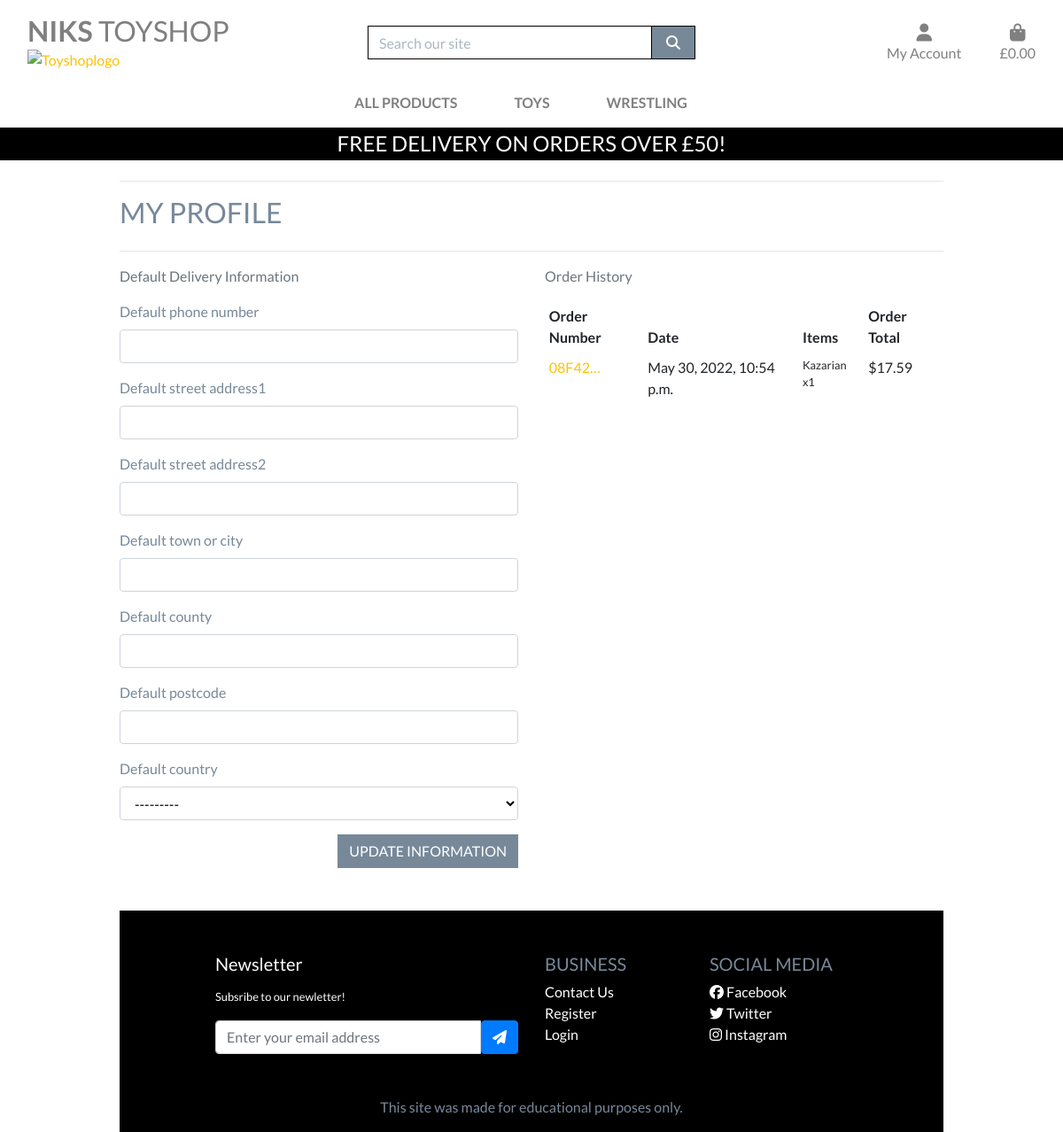
Page /profile/ (signed in) on the committed database.
### profiles/models.py (models this page shows, shortened)
class UserProfile(models.Model):
    user = models.OneToOneField(User, on_delete=models.CASCADE)
    default_phone_number = models.CharField(max_length=20, null=True, blank=True)
    default_street_address1 = models.CharField(max_length=80, null=True, blank=True)
    default_street_address2 = models.CharField(max_length=80, null=True, blank=True)
    default_town_or_city = models.CharField(max_length=40, null=True, blank=True)
    default_county = models.CharField(max_length=80, null=True, blank=True)
    default_postcode = models.CharField(max_length=20, null=True, blank=True)
    default_country = CountryField(blank_label='Country', null=True, blank=True)

### checkout/models.py (models this page shows, shortened)
class Order(models.Model):
    user = models.ForeignKey(UserProfile, on_delete=models.CASCADE)
    order_number = models.CharField(max_length=32, null=False, editable=False)
    full_name = models.CharField(max_length=50, null=False, blank=False)
    email = models.EmailField(max_length=254, null=False, blank=False)
    phone_number = models.CharField(max_length=20, null=False, blank=False)
    country = CountryField(blank_label='Country *', null=False, blank=False)
    postcode = models.CharField(max_length=20, null=True, blank=True)
    town_or_city = models.CharField(max_length=40, null=False, blank=False)
    street_address1 = models.CharField(max_length=80, null=False, blank=False)
    street_address2 = models.CharField(max_length=80, null=True, blank=True)
    county = models.CharField(max_length=80, null=True, blank=True)
    date = models.DateTimeField(auto_now_add=True)
    delivery_cost = models.DecimalField(max_digits=6, decimal_places=2, null=False, default=0)
    order_total = models.DecimalField(max_digits=10, decimal_places=2, null=False, default=0)
    grand_total = models.DecimalField(max_digits=10, decimal_places=2, null=False, default=0)
    original_bag = models.TextField(null=False, blank=False, default='')
    stripe_pid = models.CharField(max_length=254, null=False, blank=False, default='')

class OrderLineItem(models.Model):
    order = models.ForeignKey(Order, null=False, blank=False, on_delete=models.CASCADE, related_name='lineitems')
    product = models.ForeignKey(Product, null=False, blank=False, on_delete=models.CASCADE)
    product_size = models.CharField(max_length=2, null=True, blank=True) # XS, S, M, L, XL
    quantity = models.IntegerField(null=False, blank=False, default=0)
    lineitem_total = models.DecimalField(max_digits=6, decimal_places=2, null=False, blank=False, editable=False)

### products/models.py (models this page shows, shortened)
class Product(models.Model):
    category = models.ForeignKey('Category', null=True, blank=True, on_delete=models.SET_NULL)
    sku = models.CharField(max_length=254, null=True, blank=True)
    name = models.CharField(max_length=254)
    reviews = models.TextField()
    description = models.TextField()
    price = models.DecimalField(max_digits=6, decimal_places=2)
    rating = models.DecimalField(max_digits=6, decimal_places=2, null=True, blank=True)
    image_url = models.URLField(max_length=1024, null=True, blank=True)
    image = models.ImageField(null=True, blank=True)

### profiles/views.py (the view)
# urls.py: path('', views.profile, name='profile'),
@login_required
def profile(request):
    profile = get_object_or_404(UserProfile, user=request.user)
    if request.method == 'POST':
        form = UserProfileForm(request.POST, instance=profile)
        if form.is_valid():
            form.save()
            messages.success(request, 'Profile updated successfully')
    form = UserProfileForm(instance=profile)
    orders = Order.objects.filter(user=request.user.id)
    template = 'profiles/profile.html'
    context = {
        'form': form,
        'orders': orders,
        'on_profile_page': True
    }
    return render(request, template, context)

### profiles/forms.py (shortened to what this page needs)
class UserProfileForm(forms.ModelForm):
    class Meta:
        model = UserProfile
        exclude = ('user',)

### bag/contexts.py (called while the page is built, shortened)
def bag_contents(request):
    bag_items = []
    total = 0
    product_count = 0
    bag = request.session.get('bag', {})
    if total < settings.FREE_DELIVERY_THRESHOLD:
        delivery = total * Decimal(settings.STANDARD_DELIVERY_PERCENTAGE / 100)
        free_delivery_delta = settings.FREE_DELIVERY_THRESHOLD - total
    else:
        delivery = 0
        free_delivery_delta = 0
    grand_total = delivery + total
    context = {
        'bag_items': bag_items,
        'total': total,
        'product_count': product_count,
        'delivery': delivery,
        'free_delivery_delta': free_delivery_delta,
        'free_delivery_threshold': settings.FREE_DELIVERY_THRESHOLD,
        'grand_total': grand_total,
    }
    return context

### profiles/templates/profiles/profile.html (shortened to what this page needs)
{% extends "base.html" %}
{% load static %}
{% block extra_css %}
    <link rel="stylesheet" href="{% static 'profiles/css/profile.css' %}">
{% endblock %}
{% block page_header %}
    <div class="container header-container">
    </div>
{% endblock %}
{% block content %}
    <div class="overlay"></div>
    <div class="container">
        <div class="row">
            <div class="col">
                <hr>
                <h2 class="logo-font mb-4">My Profile</h2>
                <hr>
            </div>
        </div>
        <div class="row">
            <div class="col-12 col-lg-6">
                <p class="text-muted">Default Delivery Information</p>
                <form class="mt-3" action="{% url 'profile' %}" method="POST" id="profile-update-form">
                    {{ form|crispy }}
                    <button class="btn btn-black rounded-0 text-uppercase float-right">Update Information</button>
                </form>
            </div>
            <div class="col-12 col-lg-6">
                <p class="text-muted">Order History</p>
                <div class="order-history table-responsive">
                    <table class="table table-sm table-borderless">
                        <thead>
                            <tr>
                                <th>Order Number</th>
                                <th>Date</th>
                                <th>Items</th>
                                <th>Order Total</th>
                            </tr>
                        </thead>
                        <tbody>
                            {% for order in orders %}
                                <tr>
                                    <td>
                                        <a href="{% url 'order_history' order.order_number %}"
                                        title="{{ order.order_number }}">
                                            {{ order.order_number|truncatechars:6 }}
                                        </a>
                                    </td>
                                    <td>{{ order.date }}</td>
                                    <td>
                                        <ul class="list-unstyled">
                                            {% for item in order.lineitems.all %}
                                                <li class="small">
                                                    {{ item.product.name }} x{{ item.quantity }}
                                                </li>
                                            {% endfor %}
                                        </ul>
                                    </td>
                                    <td>${{ order.grand_total }}</td>
                                </tr>
                            {% endfor %}
                        </tbody>
                    </table>
                </div>
            </div>
        </div>
{% endblock %}

### static/css/base.css (style rules this page uses)
html { height: 100%; }
body { background: url('/media/toy.jpeg') no-repeat center center fixed; background-size: cover; height: calc(100vh - 164px); color: lightslategray; font-family: 'Lato'; }
.logo-font { text-transform: uppercase; }
.btn-black { background: lightslategrey; color: white; }
.overlay { height: 100%; width: 100%; top: 0; left: 0; position: fixed; background: white; z-index: -1; }
@media (min-width: 1200px) { .container { max-width: 80%; } }
@media (min-width: 992px) { .header-container { padding-top: 164px; } }
a { color: #ffc107; text-decoration: none; background-color: transparent; }
.col-12 { position: relative; }

### profiles/static/file/css/profile.css (style rules this page uses)
.order-history { max-height: 416px; overflow-y: auto; }
#profile-update-form .form-control { color: #000; }
#profile-update-form input::placeholder { color: #aab7c4; }
#id_default_country, #id_default_country option:not(:first-child) { color: #000; }
#id_default_country option:first-child { color: #aab7c4; }

### rows in the picture
UserProfile: default_country "---------"
Order: order_number "08F42…", date "May 30, 2022, 10:54 p.m.", grand_total "17.59"
OrderLineItem: product.name "Kazarian", quantity "1"

### other values in the picture
{{ free_delivery_threshold }} "50"
